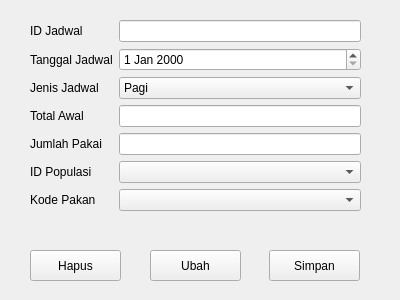
<?xml version="1.0" encoding="UTF-8"?>
<ui version="4.0">
 <class>FormJadwal</class>
 <widget class="QWidget" name="FormJadwal">
  <property name="geometry">
   <rect>
    <x>0</x>
    <y>0</y>
    <width>400</width>
    <height>300</height>
   </rect>
  </property>
  <property name="windowTitle">
   <string>Form</string>
  </property>
  <widget class="QWidget" name="formLayoutWidget">
   <property name="geometry">
    <rect>
     <x>30</x>
     <y>20</y>
     <width>331</width>
     <height>221</height>
    </rect>
   </property>
   <layout class="QFormLayout" name="formLayout">
    <item row="0" column="0">
     <widget class="QLabel" name="iDJadwalLabel">
      <property name="text">
       <string>ID Jadwal</string>
      </property>
     </widget>
    </item>
    <item row="0" column="1">
     <widget class="QLineEdit" name="iDJadwalLineEdit"/>
    </item>
    <item row="1" column="0">
     <widget class="QLabel" name="tanggalJadwalLabel">
      <property name="text">
       <string>Tanggal Jadwal</string>
      </property>
     </widget>
    </item>
    <item row="1" column="1">
     <widget class="QDateEdit" name="tanggalJadwalDateEdit"/>
    </item>
    <item row="3" column="0">
     <widget class="QLabel" name="totalLabel">
      <property name="text">
       <string>Total Awal</string>
      </property>
     </widget>
    </item>
    <item row="3" column="1">
     <widget class="QLineEdit" name="totalLineEdit"/>
    </item>
    <item row="4" column="0">
     <widget class="QLabel" name="jumlahPakaiLabel">
      <property name="text">
       <string>Jumlah Pakai</string>
      </property>
     </widget>
    </item>
    <item row="4" column="1">
     <widget class="QLineEdit" name="jumlahPakaiLineEdit"/>
    </item>
    <item row="5" column="0">
     <widget class="QLabel" name="iDPopulasiLabel">
      <property name="text">
       <string>ID Populasi</string>
      </property>
     </widget>
    </item>
    <item row="5" column="1">
     <widget class="QComboBox" name="iDPopulasiComboBox"/>
    </item>
    <item row="6" column="0">
     <widget class="QLabel" name="kodePakanLabel">
      <property name="text">
       <string>Kode Pakan</string>
      </property>
     </widget>
    </item>
    <item row="6" column="1">
     <widget class="QComboBox" name="kodePakanComboBox"/>
    </item>
    <item row="2" column="0">
     <widget class="QLabel" name="jenisJadwalLabel">
      <property name="text">
       <string>Jenis Jadwal</string>
      </property>
     </widget>
    </item>
    <item row="2" column="1">
     <widget class="QComboBox" name="jenisJadwalComboBox">
      <item>
       <property name="text">
        <string>Pagi</string>
       </property>
      </item>
      <item>
       <property name="text">
        <string>Sore</string>
       </property>
      </item>
     </widget>
    </item>
   </layout>
  </widget>
  <widget class="QPushButton" name="pushButton">
   <property name="geometry">
    <rect>
     <x>269</x>
     <y>250</y>
     <width>91</width>
     <height>31</height>
    </rect>
   </property>
   <property name="text">
    <string>Simpan</string>
   </property>
  </widget>
  <widget class="QPushButton" name="pushButton_2">
   <property name="geometry">
    <rect>
     <x>150</x>
     <y>250</y>
     <width>91</width>
     <height>31</height>
    </rect>
   </property>
   <property name="text">
    <string>Ubah</string>
   </property>
  </widget>
  <widget class="QPushButton" name="pushButton_3">
   <property name="geometry">
    <rect>
     <x>30</x>
     <y>250</y>
     <width>91</width>
     <height>31</height>
    </rect>
   </property>
   <property name="text">
    <string>Hapus</string>
   </property>
  </widget>
 </widget>
 <resources/>
 <connections/>
</ui>
